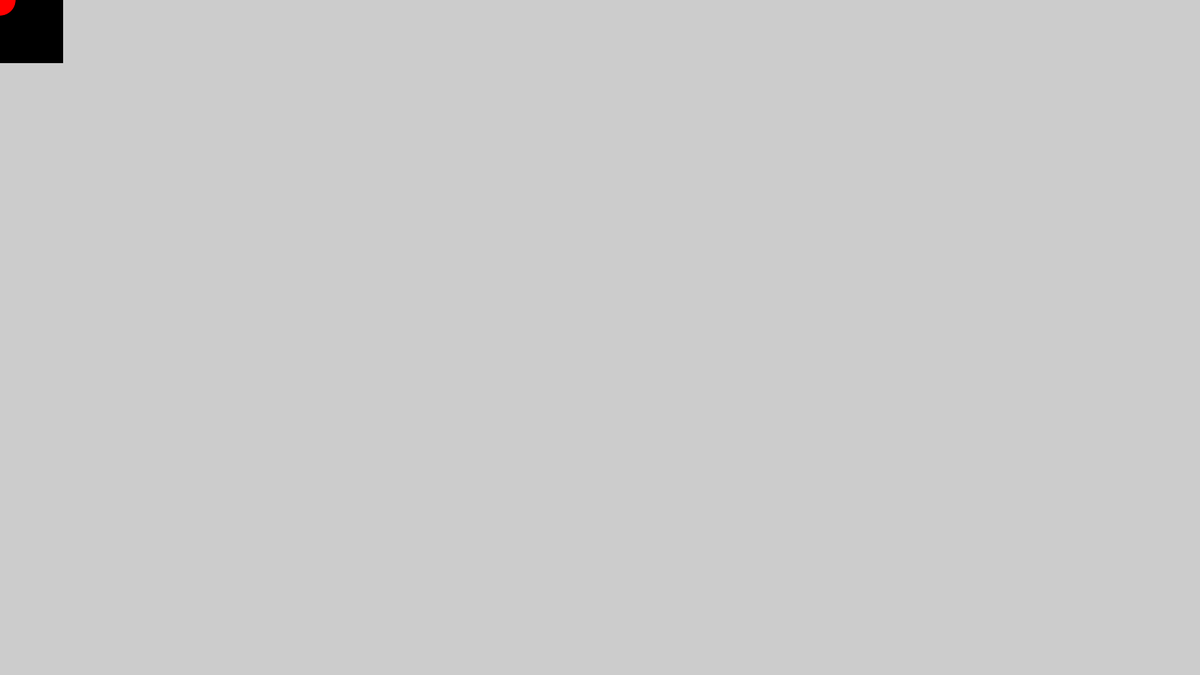
Frame 1 (no input)
Frame 60 (the mouse pressed at the canvas centre just before this capture): identical to frame 1, image omitted
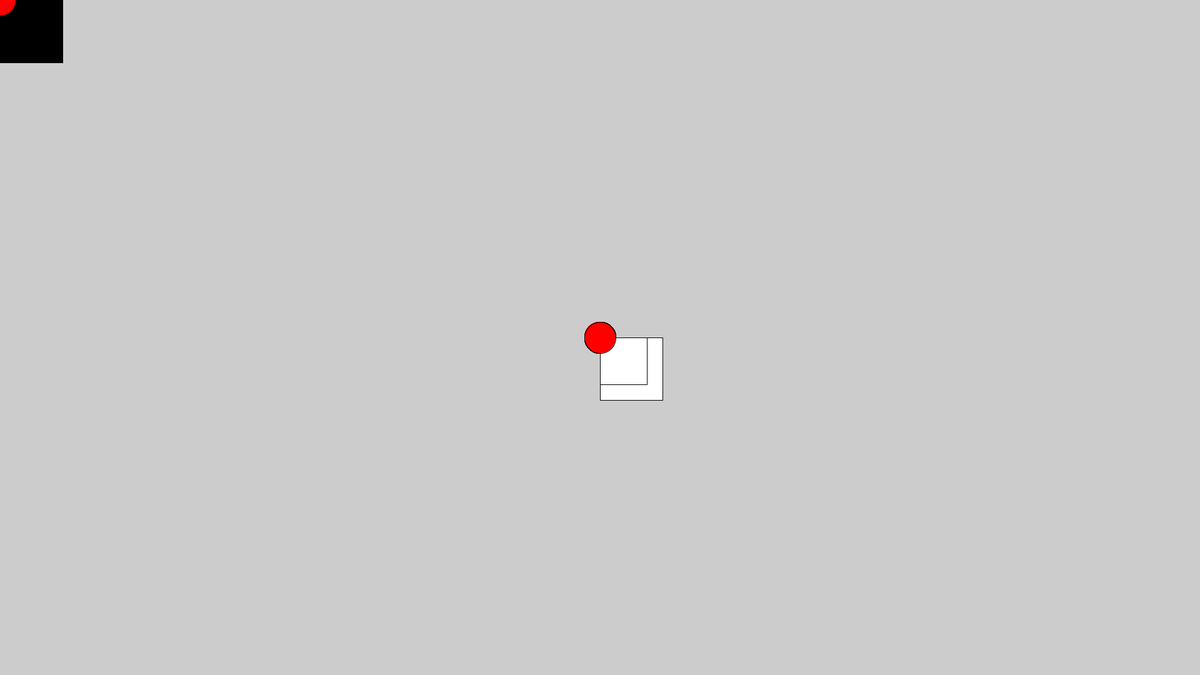
Frame 120 (the mouse held since frame 60 and released just before this capture)

The Processing sketch that drew these frames (run headless with seeded random() and noise(); from frame 60 on, the mouse is pressed at the canvas centre):

// Processing sketch: Lolding
// ── Lolding.pde
void setup() {
  size (1920,1080);


}

void draw() {

 fill(mouseX, mouseY, mouseX + mouseY);
 rect(mouseX,mouseY,100,100);

 fill(mouseX + mouseY / 5, mouseX, mouseY);

  rect (mouseX,mouseY,75,75);
  fill(255,0,0);

  ellipse(mouseX,mouseY,50,50);
  fill (0,0,255);
}
